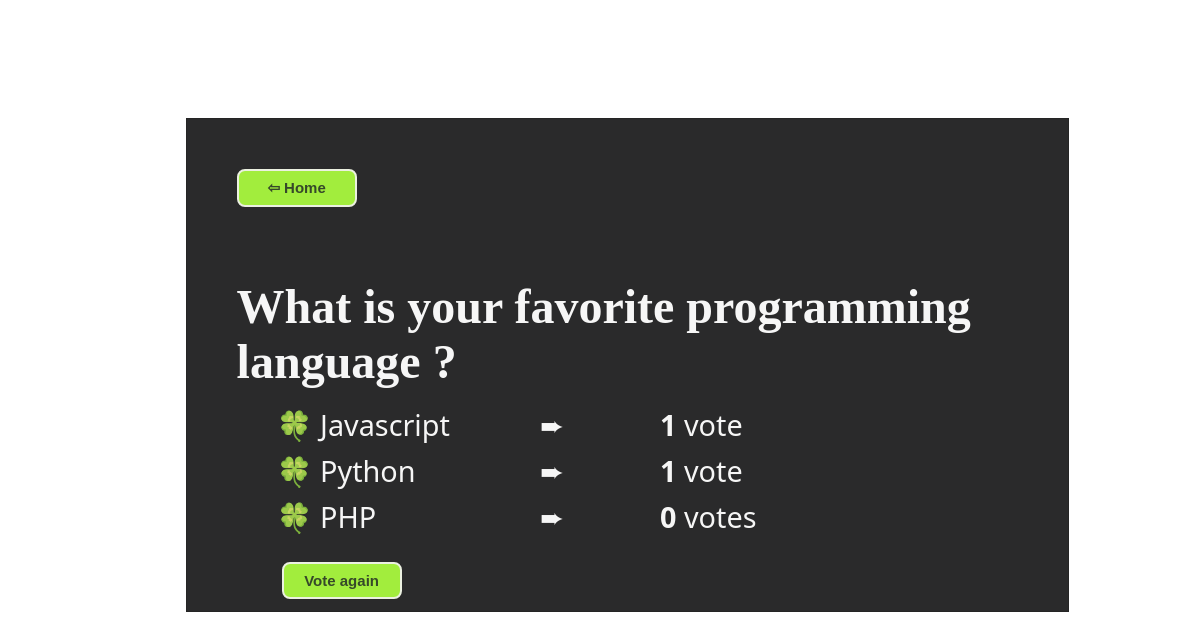
/polls/3/results/, run on an earlier commit of the app's database.
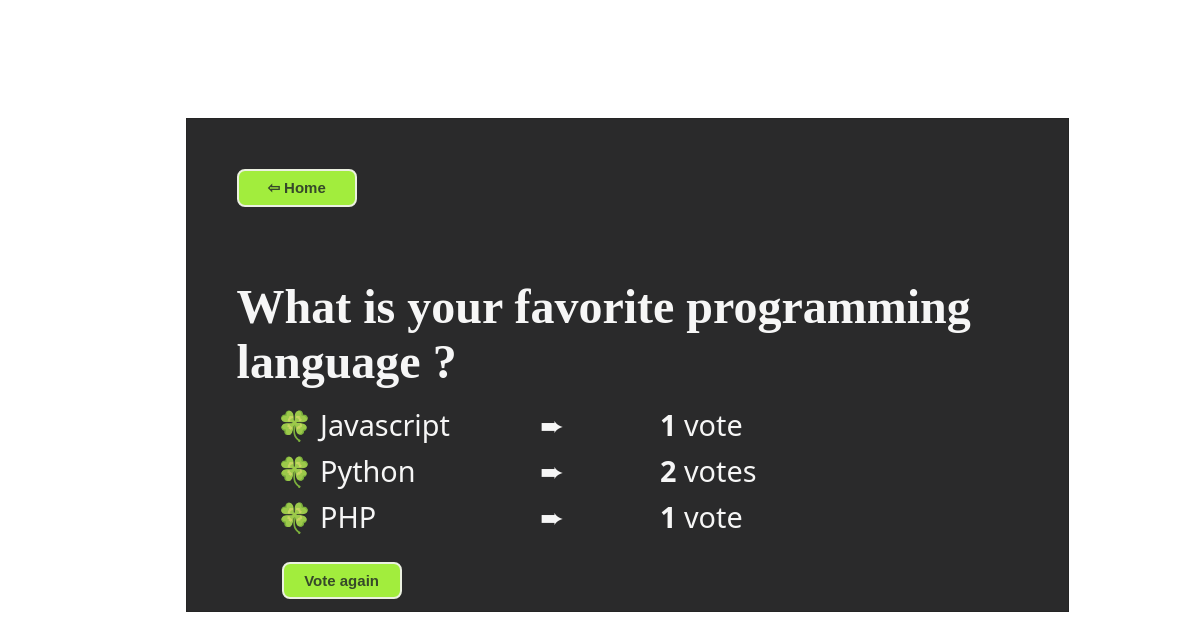
And on a later commit of the database.
### polls/models.py (models this page shows, shortened)
class Question(models.Model):
    question_text = models.CharField(max_length=200)
    pub_date = models.DateTimeField("date published")
    def was_published_recently(self):
        now = timezone.now()
        return now - datetime.timedelta(days=1) <= self.pub_date <= now
    was_published_recently.admin_order_field = "pub_date"
    was_published_recently.boolean = True
    was_published_recently.short_description = "Published recently?"

class Choice(models.Model):
    question = models.ForeignKey(Question, on_delete=models.CASCADE)
    choice_text = models.CharField(max_length=200)
    votes = models.IntegerField(default=0)

### polls/views.py (the view)
# urls.py: path("<int:pk>/results/", views.ResultsView.as_view(), name="results"),
class ResultsView(generic.DetailView):
    model = Question
    template_name = "polls/results.html"

### polls/templates/polls/results.html (shortened to what this page needs)
{% load static %}
<link rel="stylesheet" type="text/css" href="{% static 'polls/style.css' %}" />
<head>
</head>
<body>
  <div class="box">
    <form action="{% url 'polls:index' %}">
      <button id="homeBtn" type="submit">⇦ Home</button>
    </form>
    <h1>{{ question.question_text }}</h1>
    <ul class="result">
      {% for choice in question.choice_set.all %}
      <li>
        🍀 {{ choice.choice_text }}
        <span id="icon">
          ➨
        </span>
        <span id="voteNum">
          <b>{{ choice.votes }}</b> vote{{choice.votes|pluralize}}
        </span>
      </li>
      {% endfor %}
    </ul>
    <form action="{% url 'polls:detail' question.id %}">
      <button id="btn" type="submit">Vote again</button>
    </form>
  </div>
</body>

### polls/static/polls/style.css (style rules this page uses)
body { background: white url("https://media.giphy.com/media/7y5EOZwTTncuQ/giphy.gif") center center no-repeat; background-size: 100% 100%; }
.box { margin: 10% 15%; padding: 50px 50px; background-color: #060607; border: 1px solid black; opacity: 0.85; filter: alpha(opacity=85); height: 50%; width: 66%; }
h1 { color: whitesmoke; margin: 1.5em 0 10px 0; font-size: 3em; }
li { color: whitesmoke; margin-bottom: 7px; font-family: "Segoe UI", Tahoma, Geneva, Verdana, sans-serif; font-size: 1.8em; }
button { color: #142905; background-color: #98f51ef5; border: 2px solid #e8eedb; border-radius: 8px; width: 8em; height: 2.5em; font-weight: bold; cursor: pointer; font-size: 15px; }
#btn { margin: 10px 0px 0 3em; }
.result { list-style-type: none; }
#icon { position: absolute; left: 45%; }
#voteNum { position: absolute; left: 55%; }

What changed in the data, as far as the page shows it:
changed Choice "Python": votes "1" → "2"
changed Choice "PHP": votes "0" → "1"
